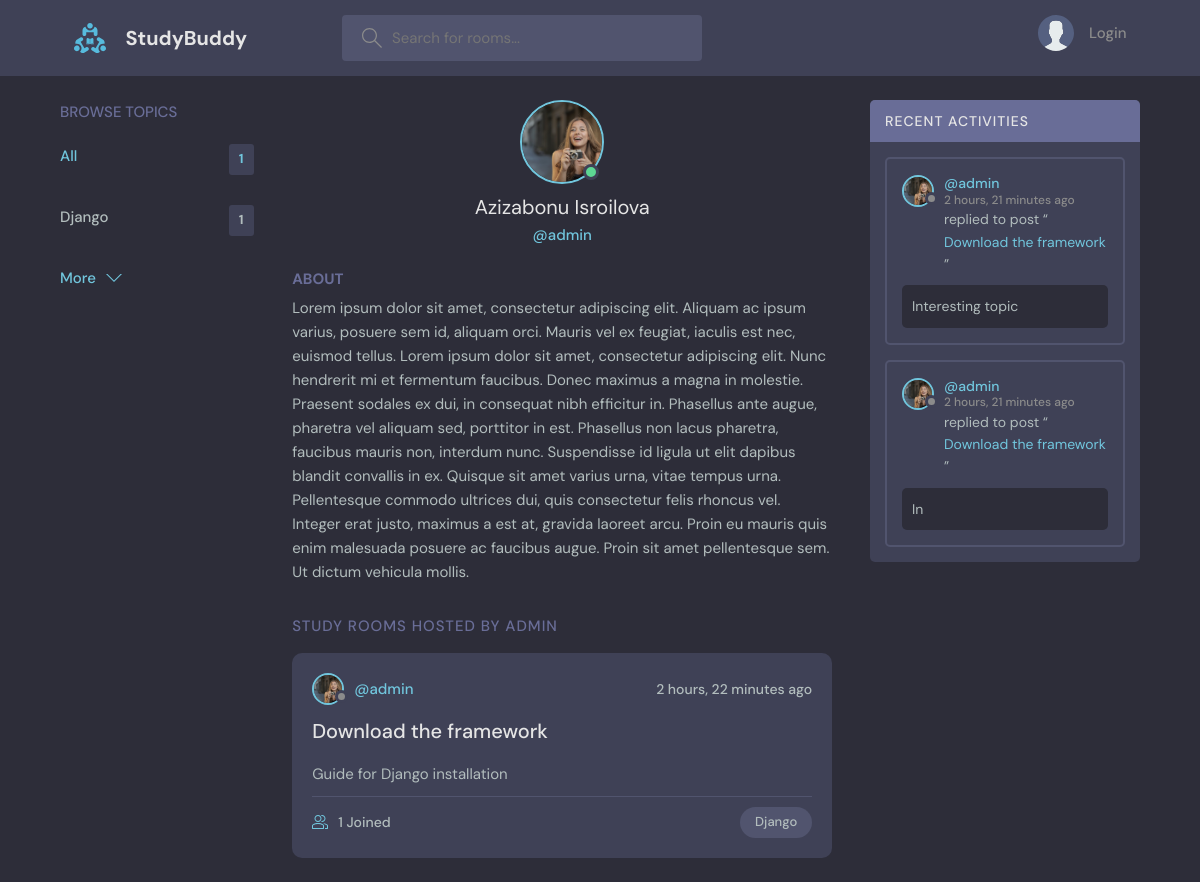
Page /profile/1/ on the committed database.
### base/models.py (models this page shows, shortened)
class Topic(models.Model):
    name = models.CharField(max_length=200)

class User(AbstractUser):
    name = models.CharField(max_length=200, null=True)
    email = models.EmailField(unique=True, null=True)
    bio = models.TextField(null=True)
    avatar = models.ImageField(null=True, default="avatar.svg")
    USERNAME_FIELD = 'email'
    REQUIRED_FIELDS = []

class Room(models.Model):
    host = models.ForeignKey(User, on_delete=models.SET_NULL, null=True)
    topic = models.ForeignKey(Topic, on_delete=models.SET_NULL, null=True)
    name = models.CharField(max_length=200)
    description = models.TextField(null=True, blank=True)
    participants = models.ManyToManyField(User, related_name='participants', blank=True)
    updated = models.DateTimeField(auto_now=True) #auto_now=dynamic value
    created = models.DateTimeField(auto_now_add=True) # auto_now_add = static value
    class Meta:
        ordering = ['-updated', '-created']
    def __str__(self):
        return str(self.name)

class Message(models.Model):
    user = models.ForeignKey(User, on_delete=models.CASCADE)
    room = models.ForeignKey(Room, on_delete=models.CASCADE)
    body = models.TextField()
    updated = models.DateTimeField(auto_now=True)
    created = models.DateTimeField(auto_now_add=True)
    class Meta:
        ordering = ['-updated', '-created']
    def __str__(self):
        return self.body[0:50]

### base/views.py (the view)
# urls.py: path('profile/<str:pk>/', views.userProfile, name='user-profile'),
def userProfile(request, pk):
    user = User.objects.get(id=pk)
    rooms = user.room_set.all()
    room_messages = user.message_set.all()
    topics = Topic.objects.all()
    context = {'user': user,
               'rooms': rooms,
               'room_messages': room_messages,
               'topics': topics}
    return render(request, 'base/profile.html', context)

### base/templates/base/profile.html (shortened to what this page needs)
{% extends 'main.html' %}
{% block content %}
  <main class="profile-page layout layout--3">
    <div class="container">
     {% include 'base/topics_component.html'%}
      <div class="roomList">
        <div class="profile">
          <div class="profile__avatar">
            <div class="avatar avatar--large active">
              <img src="{{user.avatar.url}}" />
            </div>
          </div>
          <div class="profile__info">
            <h3>{{user.name}}</h3>
            <p>@{{user.username}}</p>
          </div>
          <div class="profile__about">
            <h3>About</h3>
            <p>
              {{user.bio}}
            </p>
          </div>
        </div>
        <div class="roomList__header">
          <div>
            <h2>Study Rooms Hosted by {{user.username}}</a>
            </h2>
          </div>
        </div>
        {% include 'base/feed_component.html' %}
      </div>
      {% include 'base/activity_component.html' %}
    </div>
  </main>
{% endblock %}

### templates/main.html (shortened to what this page needs)
<!DOCTYPE html>
{% load static %}
<html lang="en">
<head>
    <link rel="stylesheet" href="{% static 'styles/style.css' %}"/>
</head>
<body>
{% include 'navbar.html' %}
{% block content %}
{% endblock %}
</body>
</html>

### templates/navbar.html (shortened to what this page needs)
{% load static %}
<header class="header header--loggedIn">
    <div class="container">
        <a href="{% url 'home' %}" class="header__logo">
            <img src="{% static 'images/logo.svg' %}"/>
            <h1>StudyBuddy</h1>
        </a>
        <form class="header__search" action="{% url 'home' %}" method="GET">
            <label>
                <input name="q" placeholder="Search for rooms..."/>
            </label>
        </form>
        <nav class="header__menu">
            {% if request.user.is_authenticated %}
            <div class="header__user">
                <a href="{% url 'update-user' %}">
                    <div class="avatar avatar--medium active">
                        <img src="{{request.user.avatar.url}}"/>
                    </div>
                    <p>{{request.user.name}} <span>@{{request.user.username}}</span></p>
                </a>
                <button class="dropdown-button">
                    <svg version="1.1" xmlns="http://www.w3.org/2000/svg" width="32" height="32" viewBox="0 0 32 32">
                        <title>chevron-down</title>
                        <path d="M16 21l-13-13h-3l16 16 16-16h-3l-13 13z"></path>
                    </svg>
                </button>
            </div>
            {% else %}
            <a href="{% url 'login' %}">
                <img src="{% static 'images/avatar.svg' %}" />
                <p>Login</p>
            </a>
            {% endif %}
        </nav>
    </div>
</header>

### base/templates/base/topics_component.html
<div class="topics">
            <div class="topics__header">
                <h2>Browse Topics</h2>
            </div>
            <ul class="topics__list">
                <li>
                    <a href="{% url  'home' %}" class="active">All <span>{{topics.count}}</span></a>
                </li>
                {% for topic in topics %}
                <li>
                    <a href="{% url 'home' %}?q={{topic.name}}">{{topic.name}} <span>{{ topic.room_set.all.count }}</span></a>
                </li>
                {% endfor %}
            </ul>
            <a class="btn btn--link" href="{% url 'topics' %}">
                More
                <svg version="1.1" xmlns="http://www.w3.org/2000/svg" width="32" height="32" viewBox="0 0 32 32">
                    <title>chevron-down</title>
                    <path d="M16 21l-13-13h-3l16 16 16-16h-3l-13 13z"></path>
                </svg>
            </a>
        </div>

### base/templates/base/feed_component.html (shortened to what this page needs)
<div>
    {% for room in rooms %}
    <div class="roomListRoom">
        <div class="roomListRoom__header">
            <a href="{% url 'user-profile' room.host.id %}" class="roomListRoom__author">
                <div class="avatar avatar--small">
                    <img src="{{room.host.avatar.url}}"/>
                </div>
                <span>@{{room.host.username}}</span>
            </a>
            <div class="roomListRoom__actions">
                <span>{{room.created|timesince }} ago</span>
            </div>
        </div>
        <div class="roomListRoom__content">
            <a href="{% url 'room' room.id %}">{{room.name}}</a>
            <p>{{room.description}}</p>
        </div>
        <div class="roomListRoom__meta">
            <a href="{% url 'room' room.id %}" class="roomListRoom__joined">
                {{ room.participants.all.count }} Joined
            </a>
            <p class="roomListRoom__topic">{{room.topic.name}}</p>
        </div>
    </div>
    {% endfor %}
</div>

### base/templates/base/activity_component.html (shortened to what this page needs)
<div class="activities">
    <div class="activities__header">
        <h2>Recent Activities</h2>
    </div>
    {% for message in room_messages %}
    <div class="activities__box">
        <div class="activities__boxHeader roomListRoom__header">
            <a href="{% url 'user-profile' message.user.id %}" class="roomListRoom__author">
                <div class="avatar avatar--small">
                    <img src="{{message.user.avatar.url}}"/>
                </div>
                <p>
                    @{{message.user.username}}
                    <span>{{message.created|timesince}} ago</span>
                </p>
            </a>
        </div>
        <div class="activities__boxContent">
            <p>replied to post “<a href="{% url 'room' message.room.id %}">{{message.room}}</a>”</p>
            <div class="activities__boxRoomContent">
                {{message}}
            </div>
        </div>
    </div>
    {% endfor %}
</div>

### rows in the picture
Topic: name "Django", room_set.all.count "1"
User: avatar (picture), name "Azizabonu Isroilova", username "admin", bio "Lorem ipsum dolor sit amet, consectetur adipiscing elit. Aliquam ac ipsum varius, posuere sem id, aliquam orci. Mauris vel ex feugiat, iaculis est nec, euismod tellus. Lorem ipsum dolor sit amet, consectetur adipiscing elit. Nunc hendrerit mi et fermentum faucibus. Donec maximus a magna in molestie. Praesent sodales ex dui, in consequat nibh efficitur in. Phasellus ante augue, pharetra vel aliquam sed, porttitor in est. Phasellus non lacus pharetra, faucibus mauris non, interdum nunc. Suspendisse id ligula ut elit dapibus blandit convallis in ex. Quisque sit amet varius urna, vitae tempus urna. Pellentesque commodo ultrices dui, quis consectetur felis rhoncus vel. Integer erat justo,…", username "ADMIN"
Room: host.avatar (picture), host.username "admin", created "2 hours, 22 minutes", name "Download the framework", description "Guide for Django installation", participants.all.count "1", topic.name "Django"
Message: user.avatar (picture), user.username "admin", created "2 hours, 21 minutes", room "Download the framework", body "Interesting topic"
Message: user.avatar (picture), user.username "admin", created "2 hours, 21 minutes", room "Download the framework", body "In"

### other values in the picture
{{ topics.count }} "1"
